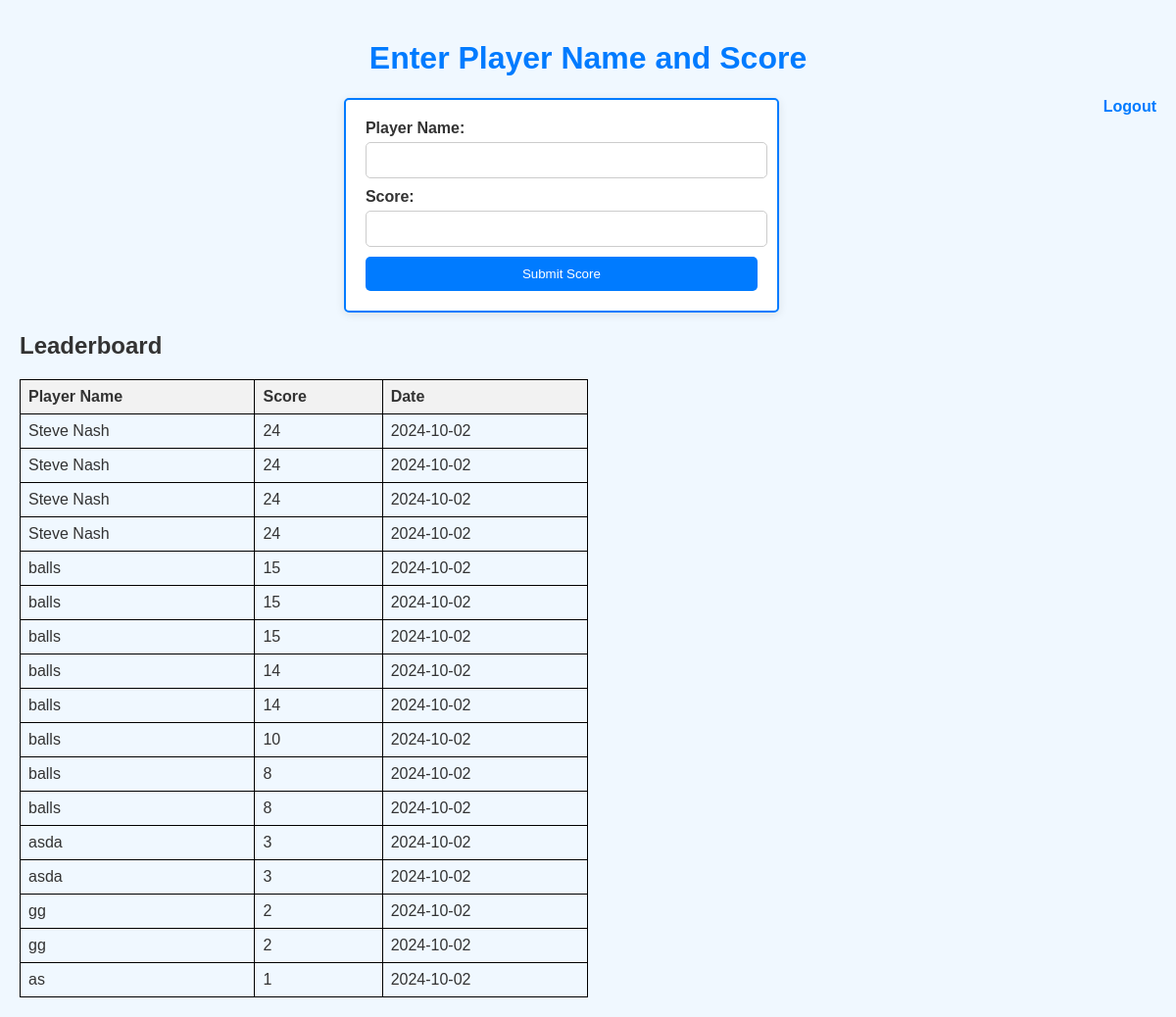
The page /game/game.php on the database its author committed.
### tables this page shows
CREATE TABLE `score` (
  `player_Names` varchar(255) DEFAULT NULL,
  `score` int(11) DEFAULT NULL,
  `game_Date` date DEFAULT NULL
);

### game/game.php (the view, shortened to what this page needs)
<?php
include 'connection.php';
$sql = "SELECT player_Names, score, game_Date FROM score ORDER BY score DESC";
$result = mysqli_query($conn, $sql);
?>
<!DOCTYPE html>
<html lang="en">
<head>
</head>
<body>
<h1>Enter Player Name and Score</h1>
<a href="logout.php">Logout</a>
<fieldset>
    <form method="POST" action="">
        <label for="playerName">Player Name:</label>
        <input type="text" id="playerName" name="playerName" required>
        <label for="score">Score:</label>
        <input type="number" id="score" name="score" required>
        <button type="submit">Submit Score</button>
    </form>
</fieldset>
<div id="leaderboard">
    <h2>Leaderboard</h2>
    <table>
        <tr>
            <th>Player Name</th>
            <th>Score</th>
            <th>Date</th>
        </tr>
        <?php if (mysqli_num_rows($result) > 0): ?>
            <?php while ($row = mysqli_fetch_assoc($result)): ?>
                <tr>
                    <td><?php echo htmlspecialchars($row['player_Names']); ?></td>
                    <td><?php echo htmlspecialchars($row['score']); ?></td>
                    <td><?php echo htmlspecialchars($row['game_Date']); ?></td>
                </tr>
            <?php endwhile; ?>
        <?php else: ?>
            <tr>
                <td colspan="3">No scores recorded yet.</td>
            </tr>
        <?php endif; ?>
    </table>
</div>
</body>
</html>

### game/game.php (style rules this page uses)
table { width: 50%; border-collapse: collapse; margin-top: 20px; }
th, td { border: 1px solid #000; padding: 8px; text-align: left; }
th { background-color: #f2f2f2; }
body { font-family: Arial, sans-serif; background-color: #f0f8ff; color: #333; margin: 0; padding: 20px; }
h1 { text-align: center; color: #007bff; }
fieldset { border: 2px solid #007bff; border-radius: 5px; padding: 20px; max-width: 400px; margin: 20px auto; background-color: #ffffff; box-shadow: 0 2px 10px rgba(0, 0, 0, 0.1); }
label { display: block; margin-bottom: 5px; font-weight: bold; }
input[type="text"], input[type="number"] { width: calc(100% - 12px); padding: 10px; margin-bottom: 10px; border: 1px solid #ccc; border-radius: 5px; }
button { background-color: #007bff; color: white; border: none; padding: 10px 15px; border-radius: 5px; cursor: pointer; width: 100%; }
a { text-decoration: none; color: #007bff; font-weight: bold; float: right; }

### rows shown on the page
score: player_Names "Steve Nash", score "24", game_Date "2024-10-02"
score: player_Names "Steve Nash", score "24", game_Date "2024-10-02"
score: player_Names "Steve Nash", score "24", game_Date "2024-10-02"
score: player_Names "Steve Nash", score "24", game_Date "2024-10-02"
score: player_Names "balls", score "15", game_Date "2024-10-02"
score: player_Names "balls", score "15", game_Date "2024-10-02"
score: player_Names "balls", score "15", game_Date "2024-10-02"
score: player_Names "balls", score "14", game_Date "2024-10-02"
score: player_Names "balls", score "14", game_Date "2024-10-02"
score: player_Names "balls", score "10", game_Date "2024-10-02"
score: player_Names "balls", score "8", game_Date "2024-10-02"
score: player_Names "balls", score "8", game_Date "2024-10-02"
score: player_Names "asda", score "3", game_Date "2024-10-02"
score: player_Names "asda", score "3", game_Date "2024-10-02"
score: player_Names "gg", score "2", game_Date "2024-10-02"
score: player_Names "gg", score "2", game_Date "2024-10-02"
score: player_Names "as", score "1", game_Date "2024-10-02"
